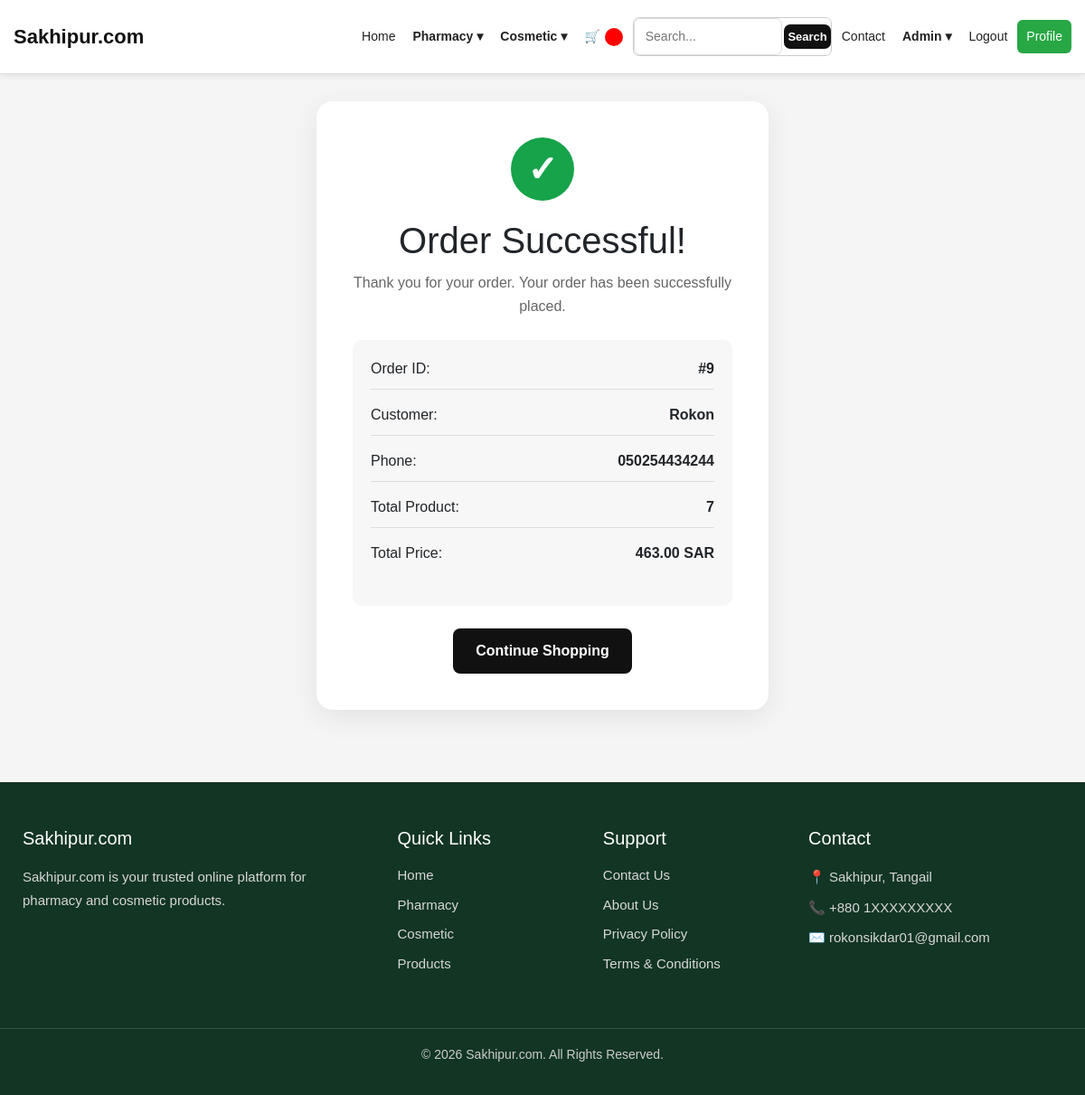
The app's page /order-success/9/ (signed in) with its own data.
### myapp/models.py (models this page shows, shortened)
class Order(models.Model):
    user = models.ForeignKey(User, on_delete=models.CASCADE)
    name = models.CharField(max_length=100)
    phone = models.CharField(max_length=20)
    address = models.TextField()
    total_product = models.IntegerField()
    total_price = models.DecimalField(max_digits=10, decimal_places=2)
    created_at = models.DateTimeField(auto_now_add=True)

### myapp/views.py (the view)
# urls.py: path('order-success/<int:id>/',views.order_success,name='order_success'),
@login_required(login_url='login')
def order_success(request, id):
    order = Order.objects.get(
        id=id,
        user=request.user
    )
    return render(request, 'order_success.html', {
        'order': order
    })

### templates/order_success.html (shortened to what this page needs)
{% extends "index.html" %}
{% load static %}
{% block content %}
<link rel="stylesheet" href="{% static 'css/order_success.css' %}">
<div class="success-container">
    <div class="success-card">
        <div class="success-icon">
            ✓
        </div>
        <h1>Order Successful!</h1>
        <p class="success-text">
            Thank you for your order.
            Your order has been successfully placed.
        </p>
        <div class="order-info">
            <p>
                Order ID:
                <strong>#{{ order.id }}</strong>
            </p>
            <p>
                Customer:
                <strong>{{ order.name }}</strong>
            </p>
            <p>
                Phone:
                <strong>{{ order.phone }}</strong>
            </p>
            <p>
                Total Product:
                <strong>{{ order.total_product }}</strong>
            </p>
            <p>
                Total Price:
                <strong>{{ order.total_price }} SAR</strong>
            </p>
        </div>
        <a href="{% url 'index' %}" class="continue-btn">
            Continue Shopping
        </a>
    </div>
</div>
{% endblock %}

### static/css/style.css (style rules this page uses)
* { margin: 0; padding: 0; box-sizing: border-box; }
html, body { width: 100%; max-width: 100%; overflow-x: hidden; }
body { font-family: Arial, sans-serif; }

### static/css/listproduct.css (style rules this page uses)
* { margin: 0; padding: 0; box-sizing: border-box; }
body { width: 100%; max-width: 100%; overflow-x: hidden; font-family: Arial, sans-serif; background: #f4f6f8; }

### static/css/login.css (style rules this page uses)
* { margin: 0; padding: 0; box-sizing: border-box; }
body { font-family: Arial, sans-serif; background: #f2f4f7; }

### staticfiles/css/addcart.css (style rules this page uses)
* { margin: 0; padding: 0; box-sizing: border-box; }
body { background: #f5f5f5; font-family: Arial, sans-serif; }

### static/css/order_success.css (style rules this page uses)
.success-container { min-height: 70vh; display: flex; justify-content: center; align-items: center; padding: 30px; }
.success-card { width: 500px; max-width: 100%; background: white; padding: 40px; text-align: center; border-radius: 18px; box-shadow: 0 8px 30px rgba(0, 0, 0, 0.08); }
.success-icon { width: 70px; height: 70px; margin: 0 auto 20px; display: flex; align-items: center; justify-content: center; border-radius: 50%; background: #16a34a; color: white; font-size: 40px; font-weight: bold; }
.success-card h1 { margin-bottom: 10px; }
.success-text { color: #666; line-height: 1.6; }
.order-info { text-align: left; margin-top: 25px; padding: 20px; background: #f7f7f7; border-radius: 10px; }
.order-info p { display: flex; justify-content: space-between; border-bottom: 1px solid #ddd; padding-bottom: 10px; }
.order-info p:last-child { border-bottom: none; }
.continue-btn { display: inline-block; margin-top: 25px; padding: 13px 25px; background: #111; color: white; text-decoration: none; border-radius: 8px; font-weight: 600; }

### records on screen
Order: id "9", name "Rokon", phone "050254434244", total_product "7", total_price "463.00"
